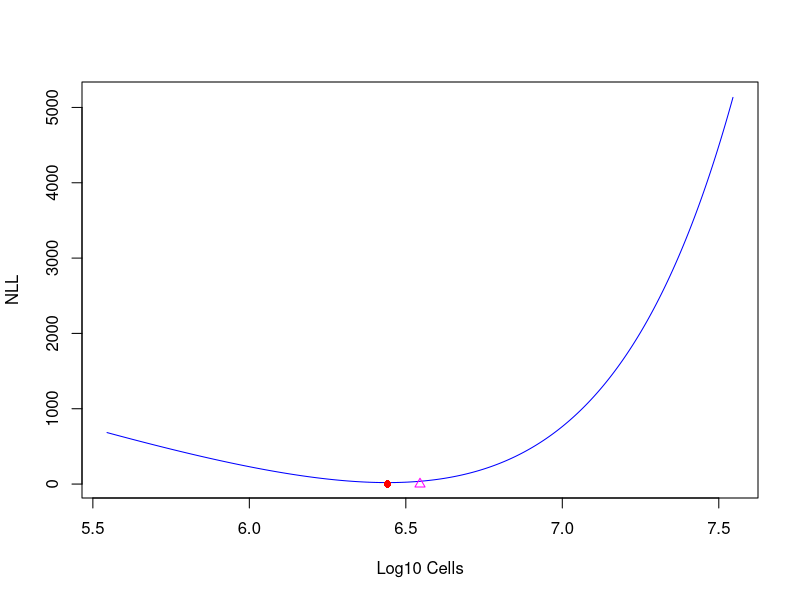

The R script that drew this image:
#########################################################################################################
# Authors: Mark Zwart                                                                                   #
# Date: April 6, 2020 	                                                                                #
#                                                                                                       #
# Estimating cell density from colony counts from different dilutions. This is probably not the most    #
# elegant way to get the solution, but it works.							#
#                                                                                                       #
#########################################################################################################

# Example data
data.dil    = c( 10^-4, 10^-4, 10^-6, 10^-6) # Dilutions used 
data.counts = c(   320,   233,     5,     0) # Colony counts corresponding to dilutions

# Calculate the expected cell concentrations based on the plates with colonies only, to get a rough idea of
# the solution.
non.zero = which(data.counts > 0)
exp.cells = mean(data.counts[non.zero]/data.dil[non.zero])
log.exp.cells = log10(exp.cells)

# Determine the search range.
range.search = 1 	# Limit of parameter space for search for cell count, log scale
units = 0.001 		# Units to use in the parameter space, log scale
log.par.space = seq((log.exp.cells - range.search), (log.exp.cells + range.search), by = units)
par.space = 10^log.par.space
n.par.space = length(par.space)

# Array to store the results
results.array = array(NA, dim = c(n.par.space,2))
colnames(results.array) = c("Cells", "NLL")

# Loop to test all values in the parameter space, and for each value determine the negative log likelihood
# of the observations, assuming a Poisson error structure.

for(i in 1:n.par.space) {
	nll.now = sum(-dpois(x = (data.counts), lambda = par.space[i]*data.dil, log = TRUE))
	results.array[i,] = c(par.space[i], nll.now)	
} # end of i loop
	
# Order results based on NLL values and print the best result
order.results = order(results.array[,2])
estimate = results.array[order.results[1],1]
print(estimate) # This is the estimate of cell count.

# Plot cell count vs. NLL as a check, the Poisson-based solution and the mean solution
plot(x = log.par.space, y = results.array[,2], type = "l", xlab = "Log10 Cells", ylab = "NLL", col = "blue")
points(x = log.exp.cells, y = 0, pch = 2, col = "magenta") # Solution based on means for non-zero plates
points(x = log10(estimate), y = 0, pch = 16, col = "red") # Poisson solution

